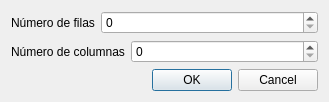
<?xml version="1.0" encoding="UTF-8"?>
<ui version="4.0">
 <class>IntroducirOdenMatrizDialog</class>
 <widget class="QDialog" name="IntroducirOdenMatrizDialog">
  <property name="geometry">
   <rect>
    <x>0</x>
    <y>0</y>
    <width>329</width>
    <height>97</height>
   </rect>
  </property>
  <property name="windowTitle">
   <string>Dialog</string>
  </property>
  <layout class="QVBoxLayout" name="verticalLayout">
   <item>
    <layout class="QFormLayout" name="formLayout">
     <item row="0" column="0">
      <widget class="QLabel" name="label">
       <property name="text">
        <string>Número de filas</string>
       </property>
      </widget>
     </item>
     <item row="0" column="1">
      <widget class="QSpinBox" name="numeroDeFilasSpinBox"/>
     </item>
    </layout>
   </item>
   <item>
    <layout class="QFormLayout" name="formLayout_2">
     <item row="0" column="0">
      <widget class="QLabel" name="label_2">
       <property name="text">
        <string>Número de columnas</string>
       </property>
      </widget>
     </item>
     <item row="0" column="1">
      <widget class="QSpinBox" name="numeroDeColumnasSpinBox"/>
     </item>
    </layout>
   </item>
   <item>
    <widget class="QDialogButtonBox" name="buttonBox">
     <property name="standardButtons">
      <set>QDialogButtonBox::Cancel|QDialogButtonBox::Ok</set>
     </property>
    </widget>
   </item>
  </layout>
 </widget>
 <resources/>
 <connections/>
</ui>
